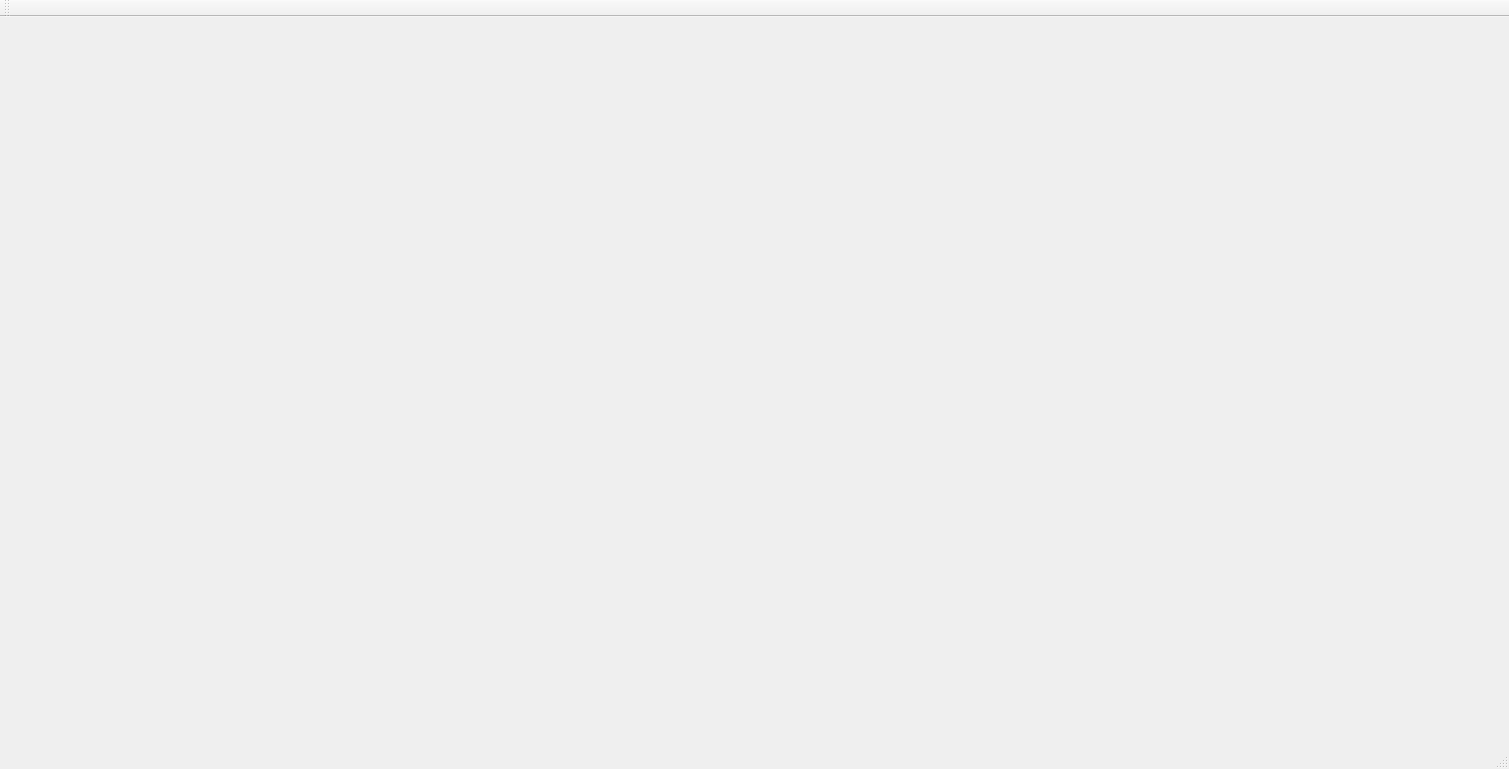
<?xml version="1.0" encoding="UTF-8"?>
<ui version="4.0">
 <class>MainWindow</class>
 <widget class="QMainWindow" name="MainWindow">
  <property name="geometry">
   <rect>
    <x>0</x>
    <y>0</y>
    <width>1509</width>
    <height>769</height>
   </rect>
  </property>
  <property name="windowTitle">
   <string>MainWindow</string>
  </property>
  <widget class="QWidget" name="centralWidget">
   <widget class="QPushButton" name="pushButton">
    <property name="geometry">
     <rect>
      <x>980</x>
      <y>0</y>
      <width>93</width>
      <height>28</height>
     </rect>
    </property>
    <property name="text">
     <string/>
    </property>
    <property name="autoDefault">
     <bool>false</bool>
    </property>
    <property name="default">
     <bool>false</bool>
    </property>
    <property name="flat">
     <bool>true</bool>
    </property>
   </widget>
  </widget>
  <widget class="QMenuBar" name="menuBar">
   <property name="geometry">
    <rect>
     <x>0</x>
     <y>0</y>
     <width>1509</width>
     <height>26</height>
    </rect>
   </property>
  </widget>
  <widget class="QToolBar" name="mainToolBar">
   <attribute name="toolBarArea">
    <enum>TopToolBarArea</enum>
   </attribute>
   <attribute name="toolBarBreak">
    <bool>false</bool>
   </attribute>
  </widget>
  <widget class="QStatusBar" name="statusBar"/>
 </widget>
 <layoutdefault spacing="6" margin="11"/>
 <resources/>
 <connections/>
</ui>
